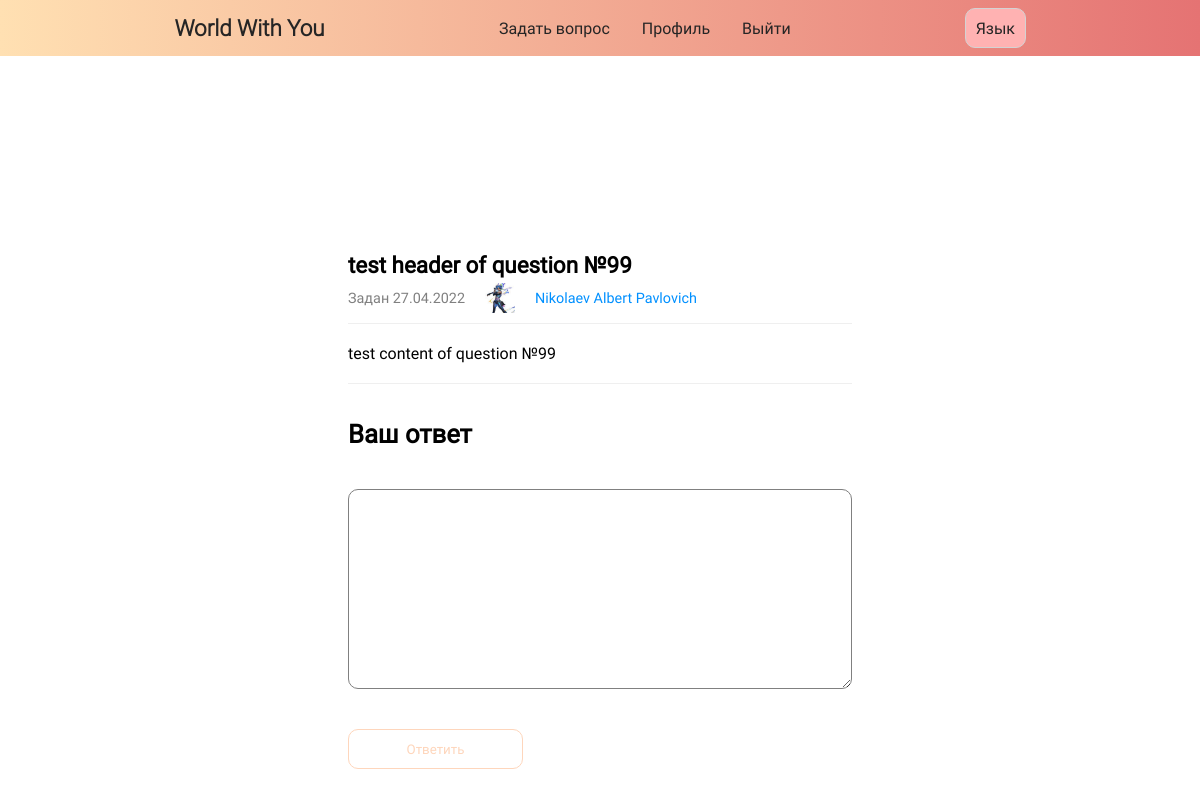
/homeforum/RU/99/test header of question №99 (signed in), run on the app's committed database.
### data/topics.py (models this page shows)
class Topics(SqlAlchemyBase):
    __tablename__ = 'topics'
    id = sqlalchemy.Column(sqlalchemy.Integer, primary_key=True, autoincrement=True)
    header = sqlalchemy.Column(sqlalchemy.String, nullable=True)
    content = sqlalchemy.Column(sqlalchemy.String, nullable=True)
    created_at = sqlalchemy.Column(sqlalchemy.DateTime, default=datetime.datetime.now)
    user_id = sqlalchemy.Column(sqlalchemy.Integer, sqlalchemy.ForeignKey("users.id"))
    photo_id = sqlalchemy.Column(sqlalchemy.Integer, sqlalchemy.ForeignKey("photos.id"))
    user = orm.relationship('User')
    photos = orm.relationship('Photos')

### views.py (the view)
@login_required
def sometopic(id_topic, name_topic, lang=global_lang_of_site):
    global_lang_of_site = lang
    db_sess = db_session.create_session()
    topic = db_sess.query(Topics).filter(Topics.id == id_topic).first()
    user = work_with_date_users(db_sess.query(User).all())
    return render_template('topic.html', topics=topic, user=user, flag=FLAG,
                           list_lang_site=list_lang_site, lang_now=lang)

### add_to_data.py (called while the page is built)
def work_with_date_users(list_of_ex):
	slovar = {}
	for i in list_of_ex:
		slovar[i.id] = [i.surname, i.name, i.patronymic, i.ava_photo, i.email]
	return slovar

### data/db_session.py (called while the page is built)
def create_session() -> Session:
    global __factory
    return __factory()

### main.py (called while the page is built)
@login_manager.user_loader
def load_user(user_id):
    db_sess = db_session.create_session()
    return db_sess.query(User).get(user_id)

### templates/topic.html (shortened to what this page needs)
{% extends "base.html" %}
{% block links %}
<link rel="stylesheet" href="{{ url_for('static', filename='css/index.css') }}">
<link rel="stylesheet" href="{{ url_for('static', filename='topic.css')}}">
{% endblock %}
{% block content %}
<div class="topic__wrapper">
  <div class="topic__data">
    <span class="topic__header">{{topics.header}}</span>
    <div class="user__data">
      <span class="topic__datetime">{{ list_lang_site[lang_now][22] + topics.created_at.strftime(' %d.%m.%Y')}}</span>
      {% if user[topics.user_id][-2] %}
      {% else %}
      <img alt="" class="user__logo">
      {% endif %}
      <a href="{{ url_for('profil', username=user[topics.user_id][-1]) }}" class="user__link">{{ ' '.join(user[topics.user_id][:-2]) }}</a>
    </div>
  </div>
  <span class="topic__text">{{ topics.content }}</span>
  <form action="">
    <span>{{ list_lang_site[lang_now][23] }}</span>
    <textarea name=""></textarea>
    <input class="add__btn" type="submit" value={{list_lang_site[lang_now][24]}}>
  </form>
</div>
{% endblock %}

### static/css/index.css (style rules this page uses)
:root { --text: rgb(37, 37, 37); }
* { box-sizing: border-box; padding: 0; margin: 0; font-family: 'Roboto-Regular'; }
a { text-decoration: none; color: var(--text); }
body { min-height: 100vh; width: 100%; display: flex; flex-direction: column; align-items: center; }

### static/topic.css (style rules this page uses)
main .topic__wrapper { width: 60%; display: flex; align-items: flex-start; flex-direction: column; gap: 20px; }
main .topic__data { width: 100%; margin-top: 5%; display: flex; justify-content: center; text-align: start; flex-direction: column; gap: 5px; border-bottom: 1px solid #efefef; }
main .topic__data .topic__header { font-size: 1.4em; font-weight: bold; }
main .topic__data .user__data, .answers .answer .user__data { color: gray; display: flex; justify-content: flex-start; align-items: center; gap: 20px; font-size: .9em; margin-bottom: 10px; }
main .topic__data .user__data .user__link, .answers .answer .user__data .user__link { color: #0090ff; text-decoration: none; }
main .topic__data .user__data .user__logo, .answers .answer .user__data .user__logo { height: 30px; width: 30px; }
main .topic__text { width: 100%; padding-bottom: 20px; border-bottom: 1px solid #efefef; }
main form { margin-top: 3%; width: 50%; display: flex; flex-direction: column; align-items: flex-start; gap: 40px; }
main form span { font-size: 1.6em; font-weight: bold; }
main form textarea { resize: vertical; width: 200%; height: 200px; padding: 10px; outline: none; border: 1px solid gray; border-radius: 10px; }
main form .header__topic, main form textarea { font-size: 1.1em; }
.add__btn { height: 40px; width: 175px; border-radius: 10px; cursor: pointer; transition: .4s; color: #FED6BC; border: 1px solid #FED6BC; background: none; }

### data on the page
Topics: header "test header of question №99", created_at "Задан 27.04.2022", content "test content of question №99"

### other printed values
{{ list_lang_site[lang_now][0] }} "Задать вопрос"
{{ list_lang_site[lang_now][1] }} "Профиль"
{{ list_lang_site[lang_now][2] }} "Выйти"
{{ list_lang_site[lang_now][25] }} "Язык"
{{ ' '.join(user[topics.user_id][:-2]) }} "Nikolaev Albert Pavlovich"
{{ list_lang_site[lang_now][23] }} "Ваш ответ"
